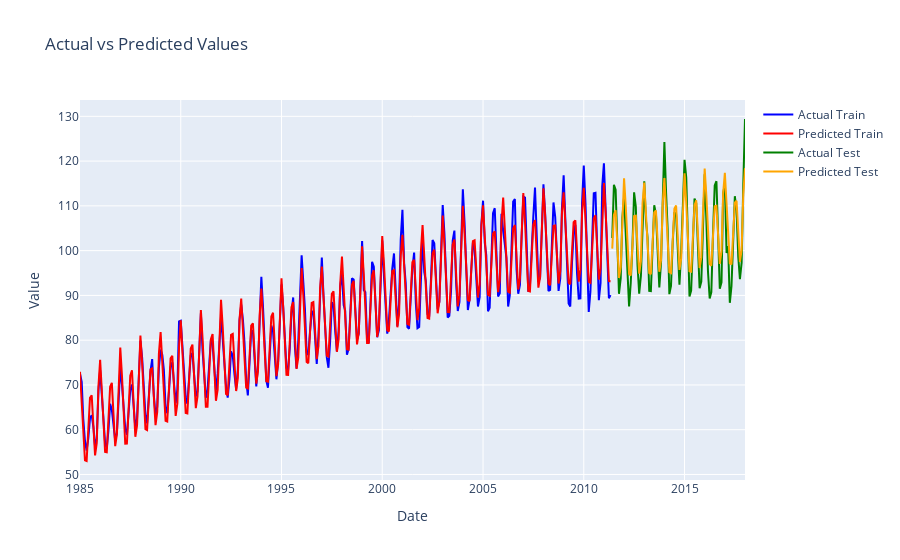

The notebook cell saved with this chart:
### Code cell
fig_actual_vs_predicted = go.Figure()
fig_actual_vs_predicted.add_trace(go.Scatter(x=train_df['ds'], y=train_df['y'], mode='lines', name='Actual Train', line=dict(color='blue')))
fig_actual_vs_predicted.add_trace(go.Scatter(x=train_df['ds'], y=y_train_pred, mode='lines', name='Predicted Train', line=dict(color='red')))
fig_actual_vs_predicted.add_trace(go.Scatter(x=test_df['ds'], y=test_df['y'], mode='lines', name='Actual Test', line=dict(color='green')))
fig_actual_vs_predicted.add_trace(go.Scatter(x=test_df['ds'], y=y_test_pred, mode='lines', name='Predicted Test', line=dict(color='orange')))

fig_actual_vs_predicted.update_layout(title='Actual vs Predicted Values',
                                      xaxis_title='Date',
                                      yaxis_title='Value')

fig_actual_vs_predicted.show()
